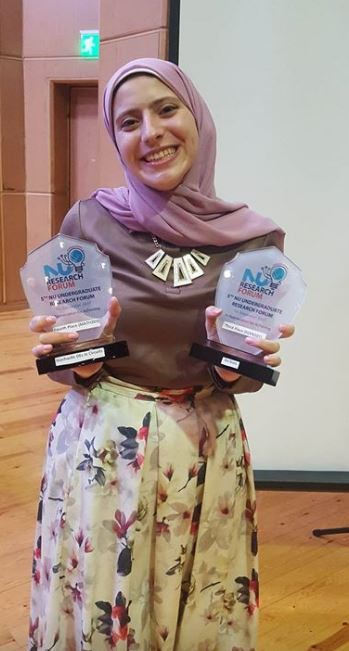
#> input picture TestImages/aya.JPG, 349 x 651 px, found by its file name
$ python test.py
#> lines starting #> are read from the running program, lines starting #| are printed output that depends on the picture
### facedetection.py
from cv2 import cv2
import os
import numpy as np

def facedetetection(testImage):
    toGrayImage= cv2.cvtColor(testImage,cv2.COLOR_BGR2GRAY)
    face_haar_cascade = cv2.CascadeClassifier('./HaarCascade/haarcascade_frontalface_default.xml')
    faces = face_haar_cascade.detectMultiScale(toGrayImage,scaleFactor=1.32, minNeighbors=3)

    return faces, toGrayImage


def labels_for_training_data(directory):
    faces=[]
    faceID=[]

    for path,subdirnames,filenames in os.walk(directory):
        for filename in filenames:
            if filename.startswith('.'):
                print("skipping system file")
                continue
            id = os.path.basename(path)
            img_path = os.path.join(path, filename)
            print("img_path",img_path)
            print("id:",id)
            test_img = cv2.imread(img_path)
            if test_img is None:
                print("Image not loaded")
                continue
            faces_rect,gray_img = facedetetection(test_img)
            if len(faces_rect)!= 1:
                continue
            (x,y,w,h)=faces_rect[0]
            roi_gray=gray_img[y:y+w,x:x+h]
            faces.append(roi_gray)
            faceID.append(int(id))
    return faces, faceID

def train_classifier(faces,faceID):
    face_recognizer = cv2.face.LBPHFaceRecognizer_create()
    face_recognizer.train(faces,np.array(faceID))
    return face_recognizer

def draw_rect(test_img,face):
    (x,y,w,h)= face
    cv2.rectangle(test_img,(x,y),(x+w,y+h),(255,0,0),thickness=1)

def put_text(test_img,text,x,y):
    cv2.putText(test_img,text,(x,y),cv2.FONT_HERSHEY_DUPLEX,1,(255,0,0),1)

### excelManipulation.py
from cv2 import cv2
import os
import numpy as np
import facedetection as fr
import csv
import pandas as pd
from time import sleep
from datetime import date

names={}
## get today to be insrted in excel sheet
today = date.today()
# dd/mm/YY
d1 = today.strftime("%d/%m/%Y")

def  fromExcelToCsv(filename):
    df = pd.read_excel(filename,index = False)
    df.to_csv('./data.csv')

# [46 lines left out: functions dataGetter, attended, updateExcel, not called in this run]

### test.py
from cv2 import cv2
import os
import numpy as np
import facedetection as fr
import csv
import pandas as pd
from time import sleep
from datetime import date
import excelManipulation as excel
import imageEnhancing as imgENHC

# get the image that We  here consider as an attendnce photo
testImage = cv2.imread('/Users/Aya/AutoAttendenceSystem-DIP/TestImages/aya.jpg')
#> testImage is the input picture: shape (651, 349, 3); mean B, G, R 131.7, 143.9, 165.8
# preImage4 = imgENHC.HistogramEqualization(testImage)

#

#detect face in this image
detectedFaces, grayImage = fr.facedetetection(testImage)
#> in facedetetection, `toGrayImage= cv2.cvtColor(testImage,cv2.COLOR_BGR2GRAY)`:
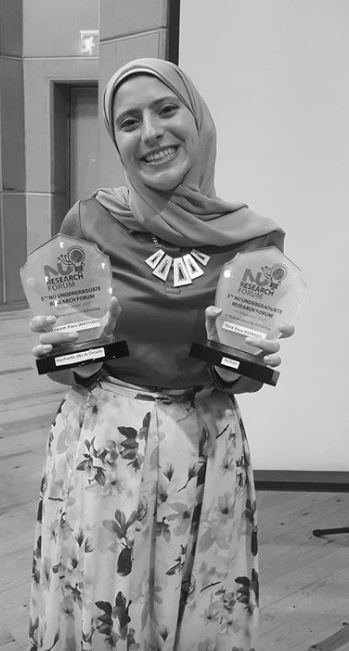
#> toGrayImage: shape (651, 349); min 1, max 255, mean 149.1
#> in facedetetection, `faces = face_haar_cascade.detectMultiScale(toGrayImage,scaleFactor=1.3..`: faces = [[98, 74, 104, 104]]
#> detectedFaces = [[98, 74, 104, 104]]
print (detectedFaces)
#| [[ 98  74 104 104]]
#> pass 2 of the loop in labels_for_training_data, `for path,subdirnames,filenames in os.walk(directory):`:
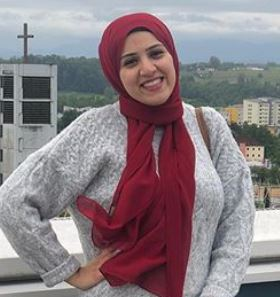
#> input picture trainingImages/0/rawda10.JPG, 280 x 297 px
#> in labels_for_training_data, test_img is the input picture: shape (297, 280, 3); mean B, G, R 130.9, 125.5, 138.8
#> in facedetetection (call 2), `toGrayImage= cv2.cvtColor(testImage,cv2.COLOR_BGR2GRAY)`:
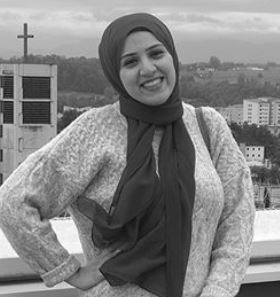
#> toGrayImage: shape (297, 280); min 17, max 255, mean 130.1
#> faces = [[109, 29, 72, 72]]
#> x = 109; y = 29; w = 72
#> in labels_for_training_data, `roi_gray=gray_img[y:y+w,x:x+h]`:
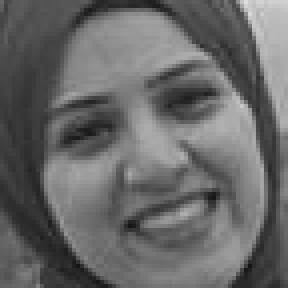
#> roi_gray: shape (72, 72) (shown 4 times larger); min 20, max 222, mean 103.9

# [11 lines of commented-out code are left out]

faces,faceID = fr.labels_for_training_data("/Users/Aya/AutoAttendenceSystem-DIP/trainingImages")
facerecongizer = fr.train_classifier(faces,faceID)
facerecongizer.save('trainingData.yml')

#to test alread trained model

# facerecongizer= cv2.face.LBPHFaceRecognizer_create()
# facerecongizer.read('/Users/Aya/AutoAttendenceSystem-DIP/trainingData.yml')


#was for trial
# namemanual={0: "rawda",
# 1: "yasmeen",
# 2: "sohaila",
# 3:"aya"}
#backendData
filename = 'E:/backendData.xlsx'
#variables
names = {}
labels = []
students = []
finalrows=[]
# functions to deal with excel


#code begin
excel.fromExcelToCsv(filename) # converting the excel to csv for use
#> (the run stopped early here; a loop or call above may not have finished)
